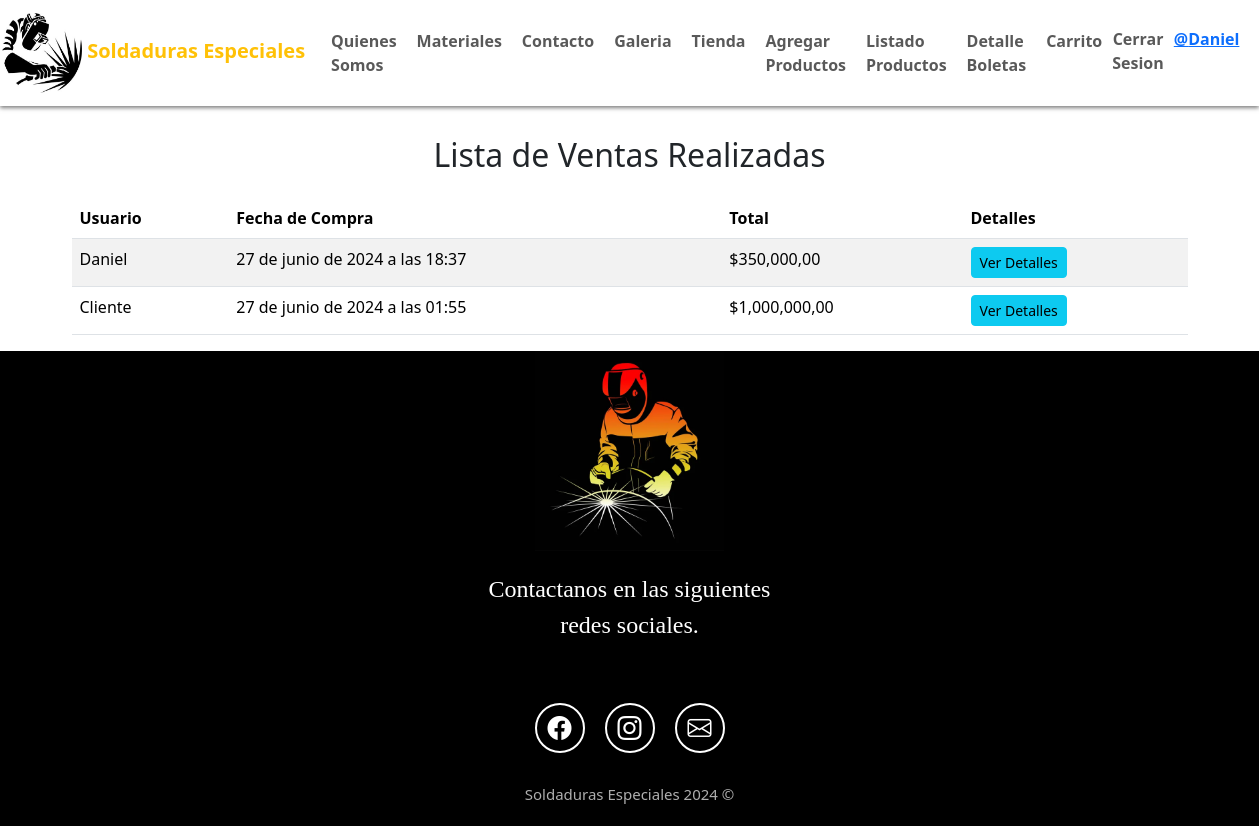
The app's page /listar_ventas/ (signed in) with its own data.
### myapp/models.py (models this page shows, shortened)
class Carrito(models.Model):
    usuario = models.ForeignKey(User, on_delete=models.CASCADE)
    fecha_creacion = models.DateTimeField(auto_now_add=True)
    estado = models.CharField(max_length=20, default='pendiente')
    fecha_compra = models.DateTimeField(null=True, blank=True)  # Nuevo campo para la fecha de compra
    def mostrar_informacion_compra(self):
        detalles = self.detalles.all()
        info = {
            'usuario': self.usuario.username,
            'fecha_compra': self.fecha_compra,
            'estado': self.estado,
            'productos': [{'nombre': detalle.producto.nombre, 'cantidad': detalle.cantidad, 'precio': detalle.precio} for detalle in detalles],
            'total': sum(detalle.subtotal() for detalle in detalles)
        }
        return info

class DetalleCarrito(models.Model):
    carrito = models.ForeignKey(Carrito, on_delete=models.CASCADE, related_name='detalles')
    producto = models.ForeignKey(Producto, on_delete=models.CASCADE)
    cantidad = models.PositiveIntegerField(default=1)
    precio = models.IntegerField()
    def subtotal(self):
        return self.cantidad * self.precio

class Producto(models.Model):
    codigo = models.CharField(max_length=100, unique=True)
    nombre = models.CharField(max_length=200)
    descripcion = models.TextField()
    marca = models.ForeignKey(Marca, on_delete=models.PROTECT, null=True, blank=True, default=None)
    imagen = models.ImageField(upload_to='productos', null=True)
    precio = models.IntegerField()
    stock = models.IntegerField()
    categoria = models.CharField(max_length=100)

### myapp/views.py (the view)
# urls.py: path('listar_ventas/', views.listar_ventas, name='listar_ventas'),
@staff_member_required
def listar_ventas(request):
    carritos = Carrito.objects.filter(estado='recibido').order_by('-fecha_compra')
    return render(request, 'myapp/listar_ventas.html', {'carritos': carritos})

### myapp/templates/myapp/listar_ventas.html
{% extends 'myapp/base.html' %}
{% block content %}
{% load humanize %}
<h2 class="text-center my-4">Lista de Ventas Realizadas</h2>
<div class="container">
    <div class="row justify-content-center">
        <div class="col-12">
            <div class="table-responsive">
                <table class="table table-striped table-hover">
                    <thead class="thead-dark">
                        <tr>
                            <th>Usuario</th>
                            <th>Fecha de Compra</th>
                            <th>Total</th>
                            <th>Detalles</th>
                        </tr>
                    </thead>
                    <tbody>
                        {% for carrito in carritos %}
                        <tr>
                            <td>{{ carrito.usuario.username }}</td>
                            <td>{{ carrito.fecha_compra }}</td>
                            <td>${{ carrito.mostrar_informacion_compra.total|floatformat:2|intcomma }}</td>
                            <td>
                                <a href="{% url 'informacion_carrito' carrito.id %}" class="btn btn-info btn-sm">Ver Detalles</a>
                            </td>
                        </tr>
                        {% endfor %}
                    </tbody>
                </table>
            </div>
        </div>
    </div>
</div>
{% endblock %}

### myapp/templates/myapp/base.html (shortened to what this page needs)
{% load static %}
<!DOCTYPE html>
<html lang="en">
<head>
    <link rel="stylesheet" href="{% static 'css/base.css' %}">
    <link href="https://cdn.jsdelivr.net/npm/bootstrap@5.3.3/dist/css/bootstrap.min.css" rel="stylesheet">
    <link rel="stylesheet" href="https://cdn.jsdelivr.net/npm/bootstrap-icons@1.11.3/font/bootstrap-icons.min.css">
</head>
<body>
    <header>
        <nav class="navbar navbar-expand-md navbar-light bg-succes">
            <div class="container-fluid" style="margin-left: -10px">
                <a class="navbar-brand" href="#">
                    <img src="{% static 'img/solda.jpg' %}" width="80px" height="80px">
                    <span class="text-warning">Soldaduras Especiales</span>
                </a>
                <div class="collapse navbar-collapse" id="menu" style="font-size: 1rem;">
                    <ul class="navbar-nav me-auto">
                        <li class="nav-item">
                            <a class="nav-link" href="{% url 'index' %}">Quienes Somos</a>
                        </li>
                        <li class="nav-item">
                            <a class="nav-link" href="{% url 'materiales' %}">Materiales</a>
                        </li>
                        <li class="nav-item">
                            <a class="nav-link" href="{% url 'contacto' %}">Contacto</a>
                        </li>
                        <li class="nav-item">
                            <a class="nav-link" href="{% url 'galeria' %}">Galeria</a>
                        </li>
                        <li class="nav-item">
                            <a class="nav-link" href="{% url 'tienda_productos' %}">Tienda</a>
                        </li>
                        {% if perms.app.add_producto %}
                            <li class="nav-item">
                                <a class="nav-link" href="{% url 'agregar_producto' %}">Agregar Productos</a>
                            </li>
                        {% endif %}
                        {% if perms.app.view_producto %}
                            <li class="nav-item">
                                <a class="nav-link" href="{% url 'listar_productos' %}">Listado Productos</a>
                            </li>
                        {% endif %}
                    </ul>
                    <ul class="navbar-nav ms-auto">
                        {% if user.is_authenticated %}
                            <li class="nav-item">
                                <a class="nav-link" href="{% url 'listar_ventas' %}">Detalle Boletas</a>
                            </li>
                            <li class="nav-item">
                                <a class="nav-link" href="{% url 'ver_carrito' %}">Carrito</a>
                            </li>
                            <li>
                                <form method="post" action="{% url 'logout' %}">
                                    <button type="submit" class="nav-link btn btn-link" style="padding: 0; border: none;">Cerrar Sesion</button>
                                </form>
                            </li>
                            <li>
                                <a href="{% url 'editar_perfil' %}">@{{ user.username }}</a>
                            </li>
                        {% endif %}
                    </ul>
                </div>
            </div>
        </nav>
    </header>
    <main>
        {% block content %}
        {% endblock %}
    </main>
    <footer class="oscuro d-flex flex-column align-items-center justify-content-center">
        <img src="{% static 'img/footer-logo.jpg' %}" class="footer-logo" alt="logo de footer">
        <p class="oscuro footer-texto text-center">Contactanos en las siguientes <br>redes sociales.</p>
        <div class="iconos-redes-sociales d-flex flex-wrap align-items-center justify-content-center">
            <a href="https://www.facebook.com/soldadurasespecialesmaipu" target="_blank" rel="noopener noreferrer">
                <i class="bi bi-facebook"></i>
            </a>
            <a href="https://www.instagram.com/soldadurasespeciales_maipu/" target="_blank" rel="noopener noreferrer">
                <i class="bi bi-instagram"></i>
            </a>
            <a href="mailto:Camilourra.1992@gmail.com" target="_blank" rel="noopener noreferrer">
                <i class="bi bi-envelope"></i>
            </a>
        </div>
        <div class="derechos">Soldaduras Especiales 2024 &#169;</div>
    </footer>
</body>
</html>

### myapp/static/css/base.css (style rules this page uses)
* { box-sizing: border-box; }
nav { position: fixed; width: 100%; box-shadow: 0 2px 4px 0 rgba(0,0,0,.5); margin-bottom: 30px; padding-bottom: 20px; }
body { font-family: 'Franklin Gothic Medium', 'Arial Narrow', Arial, sans-serif; margin: 0; }
h2 { font-size: 2.7em; }
p { font-size: 1.25em; }
ul { list-style: none; }
button { font-size: 1.5em; font-weight: bold; padding: 10px 20px; color: aliceblue; }
.oscuro { color: white; background-color: black; }
header { text-decoration: none; font-weight: bold; font-size: 1rem; }
#menu a { border-radius: 20px; padding: 2px 10px; }
.footer-logo { width: auto; height: 200px; display: flex; flex-wrap: wrap; }
.footer-texto { font-size: 1.5rem; padding: 20px; margin-bottom: 30px; font-family: 'Times New Roman', Times, serif; }
.iconos-redes-sociales a { width: 50px; height: 50px; display: flex; align-items: center; justify-content: center; padding: 2px; margin: 10px; border: 2px solid white; border-radius: 50%; transition: all 0.2s ease-in; }
.iconos-redes-sociales i { color: white; font-size: 1.5rem; transition: all 0.2s ease-in; }
.derechos { font-size: 15px; color: #aeaeae; padding: 20px; }

### records on screen
Carrito: usuario.username "Daniel", fecha_compra "27 de junio de 2024 a las 18:37", mostrar_informacion_compra.total "350,000,00"
Carrito: usuario.username "Cliente", fecha_compra "27 de junio de 2024 a las 01:55", mostrar_informacion_compra.total "1,000,000,00"

### other values on screen
{{ user.username }} "Daniel"
